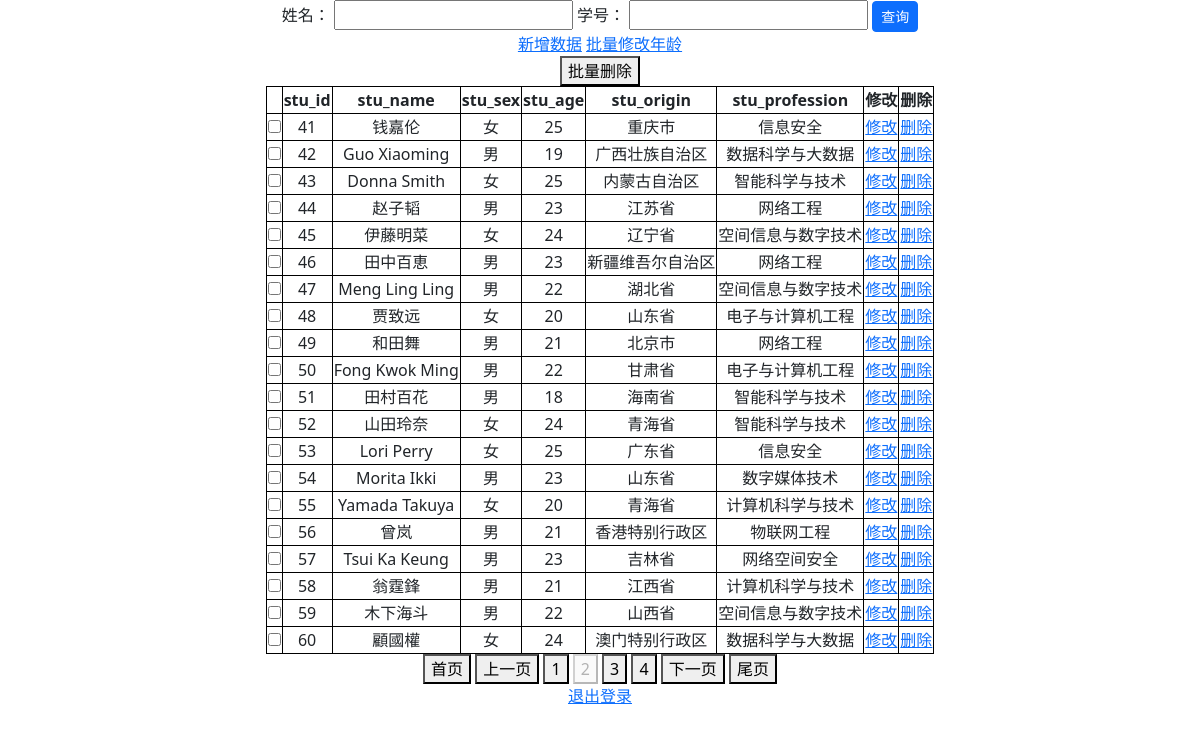
Screenshot of /?page=2 (signed in) with the database file from the repository.
### tables this page shows
CREATE TABLE student_info(
stu_id int primary key not null,
stu_name varchar(50) not null,
stu_sex char(2) not null,
stu_age int not null,
stu_origin varchar(50) not null,
stu_profession varchar(50) not null
);

### app.py (the view)
@app.route("/", methods=["GET"])
def index():
    if not checkLogin():
        return redirect(url_for("login"))
    page = request.args.get("page", 1, type=int)
    ids = []
    values = []
    if "id" in request.args:
        ids.append("stu_id")
        stu_id = request.args.get("id", type=int)
        if stu_id != "" or stu_id is not None:
            values.append(stu_id)
    if "name" in request.args:
        ids.append("stu_name")
        stu_name = request.args.get("name", type=str)
        if stu_name != "" or stu_name is not None:
            values.append(stu_name.strip())
    if len(ids) != 0:
        desp, result = db.query2("student_info", ids, values)
    else:
        desp, result = db.selectAll("student_info")
    if len(result) == 0:
        flash("查询结果为空，请检查查询条件", "error")
    results, pagination = paging(result, page, per_page=20)
    return render_template(
        "show.html", results=results, desp=desp, pagination=pagination, page=page
    )

### app.py (called while the page is built)
def checkLogin():
    return True if "username" in session else False

### db/sql_conn.py (called while the page is built)
def close(conn):
    conn.close()

    def open(self):
        conn = sqlite3.connect(self.database)
        return conn

    def selectAll(self, table):
        conn = self.open()
        cur = conn.cursor()
        sql = "select * from %s" % table
        print(sql)
        cur.execute(sql)
        description = []
        for d in cur.description:
            description.append(d[0])
        result = cur.fetchall()
        cur.close()
        close(conn)
        return description, result

### hand_utils/util.py (called while the page is built)
def paging(result, page, per_page):
    pagination = len(result) // per_page
    if len(result) % per_page > 0:
        pagination += 1
    start = (page - 1) * per_page
    end = start + per_page
    results = result[start:end]
    return results, pagination

### templates/show.html (shortened to what this page needs)
<!DOCTYPE html>
<html lang="en">
<head>
    <link href="/static/bootstrap/css/bootstrap.min.css" rel="stylesheet">
    <link href="/static/css/pop-up.css" rel="stylesheet">
    <link href="/static/css/show.css" rel="stylesheet">
</head>
<body>
<center>
    <div id="container">
    <form id="queryForm">
        <label for="name">姓名：</label>
        <input type="text" name="name" id="name"/>
        <label for="id">学号：</label>
        <input type="text" name="id" id="id"/>
        <input type="button" value="查询" class="btn btn-primary btn-sm" onclick="checkBeforeQuery()"/>
    </form>
    <a href="/add">新增数据</a>
    <a href="/updateAge">批量修改年龄</a>
    <br>
    <form id="deleteForm">
        <button type="button" onclick="deleteForm()">批量删除</button>
        <table>
            <tr>
                <td></td>
                {% for d in desp %}
                <td><b>{{ d }}</b></td>
                {% endfor %}
                <td><b>修改</b></td>
                <td><b>删除</b></td>
            </tr>
            {% for item in results %}
            <tr>
                <td>
                    <input type="checkbox" , name="ids" , value="{{ item[0] }}">
                </td>
                {% for v in item %}
                <td>{{ v }}</td>
                {% endfor %}
                <td><a href="/update?id={{ item[0] }}">修改</a></td>
                <td><a href="/delete/{{ item[0] }}">删除</a></td>
            </tr>
            {% endfor %}
        </table>
    </form>
    <div>
        <button onclick="window.location.href='{{ url_for('index', page=1) }}'">首页</button>
        {% if page > 1 %}
        <button onclick="window.location.href='{{ url_for('index', page=page-1) }}'">上一页</button>
        {% endif %}
        {% for i in range(page-2, page+3) %}
        {% if i > 0 and i <= pagination %} {% if i !=page %}
        <button
                onclick="window.location.href='{{ url_for('index', page=i) }}'">{{ i }}
        </button>
        {% else %}
        <button disabled>{{ i }}</button>
        {% endif %}
        {% endif %}
        {% endfor %}
        {% if page < pagination %}
        <button onclick="window.location.href='{{ url_for('index', page=page+1) }}'">
            下一页
        </button>
        {% endif %}
        <button onclick="window.location.href='{{ url_for('index', page=pagination) }}'">尾页</button>
    </div>
    <a href="/reset">退出登录</a>
</div>
</center>
</body>
</html>

### static/css/show.css (style rules this page uses)
table, tr, td { border: 1px solid black; text-align: center; }

### rows the page displays
student_info: item "41" "女" "25", stu_name "钱嘉伦", stu_origin "重庆市", stu_profession "信息安全"
student_info: item "42" "男" "19", stu_name "Guo Xiaoming", stu_origin "广西壮族自治区", stu_profession "数据科学与大数据"
student_info: item "43" "女" "25", stu_name "Donna Smith", stu_origin "内蒙古自治区", stu_profession "智能科学与技术"
student_info: item "44" "男" "23", stu_name "赵子韬", stu_origin "江苏省", stu_profession "网络工程"
student_info: item "45" "女" "24", stu_name "伊藤明菜", stu_origin "辽宁省", stu_profession "空间信息与数字技术"
student_info: item "46" "男" "23", stu_name "田中百恵", stu_origin "新疆维吾尔自治区", stu_profession "网络工程"
student_info: item "47" "男" "22", stu_name "Meng Ling Ling", stu_origin "湖北省", stu_profession "空间信息与数字技术"
student_info: item "48" "女" "20", stu_name "贾致远", stu_origin "山东省", stu_profession "电子与计算机工程"
student_info: item "49" "男" "21", stu_name "和田舞", stu_origin "北京市", stu_profession "网络工程"
student_info: item "50" "男" "22", stu_name "Fong Kwok Ming", stu_origin "甘肃省", stu_profession "电子与计算机工程"
student_info: item "51" "男" "18", stu_name "田村百花", stu_origin "海南省", stu_profession "智能科学与技术"
student_info: item "52" "女" "24", stu_name "山田玲奈", stu_origin "青海省", stu_profession "智能科学与技术"
student_info: item "53" "女" "25", stu_name "Lori Perry", stu_origin "广东省", stu_profession "信息安全"
student_info: item "54" "男" "23", stu_name "Morita Ikki", stu_origin "山东省", stu_profession "数字媒体技术"
student_info: item "55" "女" "20", stu_name "Yamada Takuya", stu_origin "青海省", stu_profession "计算机科学与技术"
student_info: item "56" "男" "21", stu_name "曾岚", stu_origin "香港特别行政区", stu_profession "物联网工程"
student_info: item "57" "男" "23", stu_name "Tsui Ka Keung", stu_origin "吉林省", stu_profession "网络空间安全"
student_info: item "58" "男" "21", stu_name "翁霆鋒", stu_origin "江西省", stu_profession "计算机科学与技术"
student_info: item "59" "男" "22", stu_name "木下海斗", stu_origin "山西省", stu_profession "空间信息与数字技术"
student_info: item "60" "女" "24", stu_name "顧國權", stu_origin "澳门特别行政区", stu_profession "数据科学与大数据"

### other values shown
{{ d }} "stu_id" "stu_name" "stu_sex" "stu_age" "stu_origin" "stu_profession"
{{ i }} "1" "3" "4"
{{ i }} "2"
